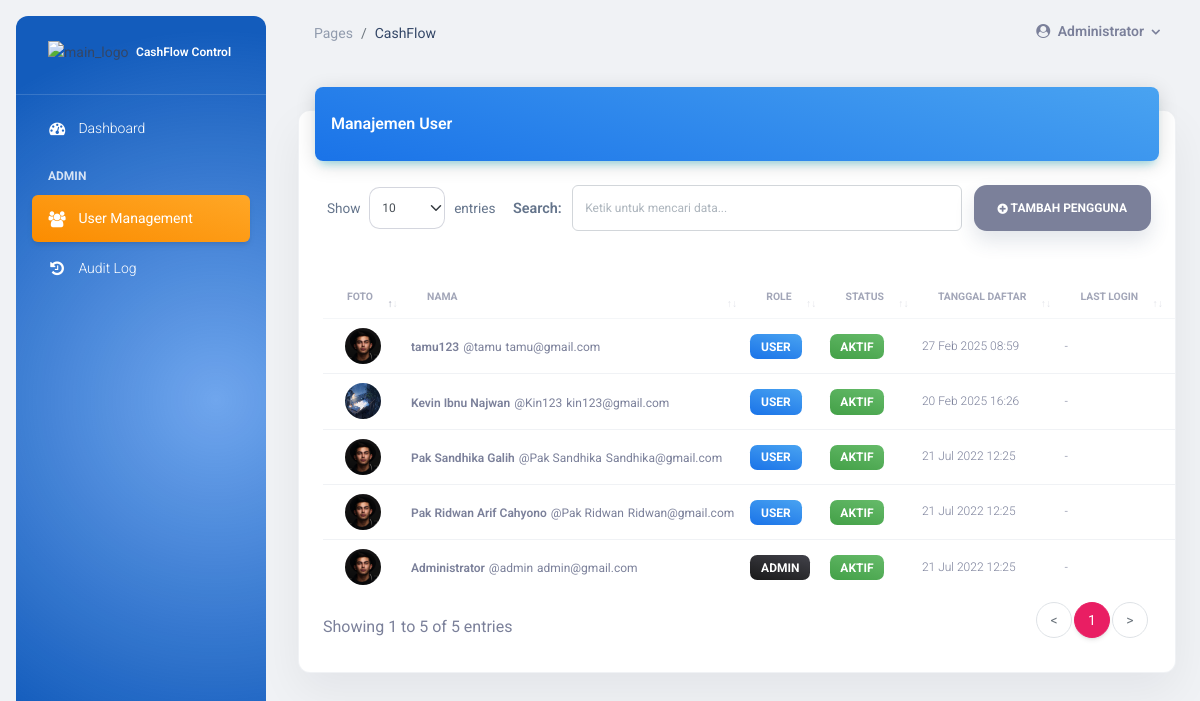
The page /pengguna (signed in) on the database its author committed.
### tables this page shows
CREATE TABLE
  `user` (
    `id_user` int (11) NOT NULL AUTO_INCREMENT,
    `username` varchar(20) NOT NULL,
    `nama` varchar(50) NOT NULL,
    `email` varchar(50) NOT NULL,
    `password` varchar(255) NOT NULL,
    `no_telp` varchar(13) NOT NULL,
    `foto` varchar(255) NOT NULL DEFAULT 'default.png',
    `role` enum ('admin', 'user') NOT NULL DEFAULT 'user',
    `create_at` timestamp NOT NULL DEFAULT current_timestamp(),
    `last_login_at` datetime DEFAULT NULL,
    `last_profile_update_at` datetime DEFAULT NULL,
    `is_active` enum ('0', '1') NOT NULL DEFAULT '1',
    PRIMARY KEY (`id_user`)
  );

### includes/avatar_helper.php (called while the page is built)
<?php
if (!function_exists('default_avatar_filename')) {
    function default_avatar_filename()
    {
        return 'team-4.jpg';
    }
}
if (!function_exists('resolve_profile_photo')) {
    function resolve_profile_photo($filename)
    {
        $filename = trim((string) $filename);
        $safeFallback = default_avatar_filename();
        if ($filename === '' || $filename === 'default.png') {
            return $safeFallback;
        }
        $candidatePath = __DIR__ . '/../assets/img/profil/' . basename($filename);
        if (!is_file($candidatePath)) {
            return $safeFallback;
        }
        return basename($filename);
    }
}
if (!function_exists('profile_photo_src')) {
    function profile_photo_src($filename)
    {
        return 'assets/img/profil/' . resolve_profile_photo($filename);
    }
}

### view_pengguna.php (the view, shortened to what this page needs)
<?php
include "includes/koneksi.php";
include_once "includes/avatar_helper.php";
function format_user_datetime($value)
{
    if (empty($value) || $value === '0000-00-00 00:00:00') {
        return '-';
    }
    $timestamp = strtotime((string) $value);
    return date('d M Y H:i', $timestamp);
}
$users = [];
$userQuery = "SELECT id_user, nama, username, email, no_telp, foto, role, is_active, create_at, last_login_at, last_profile_update_at
              FROM user
              ORDER BY role DESC, create_at DESC, id_user DESC";
$userResult = mysqli_query($con, $userQuery);
while ($row = mysqli_fetch_assoc($userResult)) {
    $users[] = $row;
}
?>
<div class="container-fluid py-4">
    <div class="row">
        <div class="col-12">
            <div class="card my-4">
                <div class="card-header p-0 position-relative mt-n4 mx-3 z-index-2">
                    <div class="bg-gradient-info shadow-info border-radius-lg pt-4 pb-3">
                        <h6 class="text-white text-capitalize ps-3">Manajemen User</h6>
                    </div>
                </div>
                <div class="card-body px-0 pb-2">
                    <div class="text-end me-3">
                        <button type="button" class="btn btn-secondary" data-bs-toggle="modal"
                            data-bs-target="#modalTambah">
                            <i class="fa fa-plus-circle" aria-hidden="true"></i> Tambah Pengguna
                        </button>
                    </div>
                    <div class="table-responsive p-4">
                        <table class="table align-items-center mb-0 cashflow-user-table" id="datatable">
                            <thead>
                                <tr>
                                    <th class="text-center text-uppercase text-secondary text-xxs font-weight-bolder opacity-7">Foto</th>
                                    <th class="text-uppercase text-secondary text-xxs font-weight-bolder opacity-7">Nama</th>
                                    <th class="text-uppercase text-secondary text-xxs font-weight-bolder opacity-7">Role</th>
                                    <th class="text-uppercase text-secondary text-xxs font-weight-bolder opacity-7">Status</th>
                                    <th class="text-uppercase text-secondary text-xxs font-weight-bolder opacity-7">Tanggal Daftar</th>
                                    <th class="text-uppercase text-secondary text-xxs font-weight-bolder opacity-7">Last Login</th>
                                    <th class="text-secondary opacity-7"></th>
                                </tr>
                            </thead>
                            <tbody>
                                <?php foreach ($users as $row) { ?>
                                    <?php
                                    $isActive = ($row['is_active'] ?? '1') === '1';
                                    ?>
                                    <tr>
                                        <td class="align-middle text-center cashflow-user-photo-cell">
                                            <img src="<?= htmlspecialchars(profile_photo_src($row['foto'] ?? ''), ENT_QUOTES, 'UTF-8') ?>" class="avatar avatar-sm cashflow-user-avatar" alt="foto-user">
                                        </td>
                                        <td class="cashflow-user-identity-cell">
                                            <div class="user-mobile-identity">
                                                <strong class="user-mobile-name text-xs font-weight-bold"><?= htmlspecialchars($row['nama']) ?></strong>
                                                <span class="user-mobile-username text-xs text-secondary">@<?= htmlspecialchars($row['username']) ?></span>
                                                <span class="user-mobile-email text-xs text-secondary"><?= htmlspecialchars($row['email']) ?></span>
                                            </div>
                                        </td>
                                        <td>
                                            <span class="badge badge-sm cashflow-user-badge <?= ($row['role'] ?? 'user') === 'admin' ? 'bg-gradient-dark' : 'bg-gradient-info' ?>">
                                                <?= htmlspecialchars(ucfirst($row['role'] ?? 'user')) ?>
                                            </span>
                                        </td>
                                        <td>
                                            <span class="badge badge-sm cashflow-user-badge <?= $isActive ? 'bg-gradient-success' : 'bg-gradient-secondary' ?>">
                                                <?= $isActive ? 'Aktif' : 'Nonaktif' ?>
                                            </span>
                                        </td>
                                        <td>
                                            <p class="text-xs text-secondary mb-0"><?= htmlspecialchars(format_user_datetime($row['create_at'])) ?></p>
                                        </td>
                                        <td>
                                            <p class="text-xs text-secondary mb-0"><?= htmlspecialchars(format_user_datetime($row['last_login_at'])) ?></p>
                                        </td>
                                        <td class="align-middle cashflow-user-action-cell">
                                        </td>
                                    </tr>
                                <?php } ?>
                            </tbody>
                        </table>
                    </div>
                </div>
            </div>
        </div>
    </div>
</div>

### main.php (shortened to what this page needs)
<!DOCTYPE html>
<html lang="en">
<head>
    <?php include "includes/header.php" ?>
    <link href="assets/css/app-responsive.css" rel="stylesheet" />
</head>
<body class="g-sidenav-show bg-gray-200">
    <?php include "includes/sidebar.php" ?>
    <main class="main-content position-relative border-radius-lg app-main-content">
        <?php include "includes/navbar.php" ?>
        <?php include "includes/content.php" ?>
    </main>
</body>
</html>

### includes/header.php (shortened to what this page needs)
<link href="assets/css/nucleo-icons.css" rel="stylesheet" />
<link href="assets/css/nucleo-svg.css" rel="stylesheet" />
<link href="lib/font-awesome/css/font-awesome.min.css" rel="stylesheet" />
<link id="pagestyle" href="assets/css/material-dashboard.css?v=3.0.0" rel="stylesheet" />
<link rel="stylesheet" href="assets/vendor/daterangepicker/daterangepicker.css">
<link rel="stylesheet" href="assets/vendor/datatables/datatables.min.css">

### includes/sidebar.php (shortened to what this page needs)
<?php
$module = $_GET['module'] ?? 'home';
$isAdmin = strtolower($_SESSION['role'] ?? '') === 'admin';
?>
<aside
    class="sidenav navbar navbar-vertical navbar-expand-xs border-0 border-radius-xl my-3 fixed-start ms-3 bg-gradient-faded-info"
    id="sidenav-main">
    <div class="sidenav-header">
        <a class="navbar-brand m-0" href="home">
            <img src="assets/img/logocv.jpg" class="navbar-brand-img h-100" alt="main_logo">
            <span class="ms-1 font-weight-bold text-white" translate="no" style="font-size: 12px;">CashFlow
                Control</span>
        </a>
    </div>
    <hr class="horizontal light mt-0 mb-2">
    <div class="collapse navbar-collapse w-auto h-auto" id="sidenav-collapse-main">
        <ul class="navbar-nav">
            <li class="nav-item">
                <a class="nav-link text-white <?php if (in_array($module, ['home', 'dashboard'], true)) {
													echo 'active bg-gradient-warning';
												} ?>" href="home">
                    <div class="text-white text-center me-2 d-flex align-items-center justify-content-center">
                        <i class="fa fa-dashboard" aria-hidden="true"></i>
                    </div>
                    <span class="nav-link-text ms-1">Dashboard</span>
                </a>
            </li>
            <?php if ($isAdmin) { ?>
            <li class="nav-item mt-3">
                <h6 class="ps-4 ms-2 text-uppercase text-xs text-white font-weight-bolder opacity-8">Admin</h6>
            </li>
            <li class="nav-item">
                <a class="nav-link text-white <?php if ($module == 'pengguna') {
														echo 'active bg-gradient-warning';
													} ?>" href="pengguna">
                    <div class="text-white text-center me-2 d-flex align-items-center justify-content-center">
                        <i class="fa fa-users" aria-hidden="true"></i>
                    </div>
                    <span class="nav-link-text ms-1">User Management</span>
                </a>
            </li>
            <li class="nav-item">
                <a class="nav-link text-white <?php if ($module == 'audit_log') {
														echo 'active bg-gradient-warning';
													} ?>" href="main.php?module=audit_log">
                    <div class="text-white text-center me-2 d-flex align-items-center justify-content-center">
                        <i class="fa fa-history" aria-hidden="true"></i>
                    </div>
                    <span class="nav-link-text ms-1">Audit Log</span>
                </a>
            </li>
            <?php } ?>
        </ul>
    </div>
</aside>

### includes/navbar.php (shortened to what this page needs)
<?php include_once __DIR__ . "/avatar_helper.php"; ?>
<nav class="navbar navbar-main navbar-expand-lg px-0 mx-4 shadow-none border-radius-xl" id="navbarBlur"
    navbar-scroll="true">
    <div class="container-fluid py-1 px-3 d-flex">
        <nav aria-label="breadcrumb">
            <ol class="breadcrumb bg-transparent mb-0 pb-0 pt-1 px-0 me-sm-6 me-5">
                <li class="breadcrumb-item text-sm"><a class="opacity-5 text-dark" href="javascript:;">Pages</a>
                </li>
                <li class="breadcrumb-item text-sm text-dark active" aria-current="page">CashFlow</li>
            </ol>
        </nav>
        <div class="collapse navbar-collapse mt-sm-0 mt-2 me-md-0 me-sm-4" id="navbar">
            <ul class="navbar-nav ms-auto justify-content-end">
                <li class="nav-item d-flex align-items-center dropdown">
                    <a href="javascript:;" class="nav-link text-body font-weight-bold px-0 dropdown-toggle"
                        id="dropdownMenuButton" data-bs-toggle="dropdown">
                        <i class="fa fa-user-circle me-sm-1"></i>
                        <span class="d-sm-inline d-none"><?= htmlspecialchars($_SESSION['nama'] ?? '', ENT_QUOTES, 'UTF-8') ?></span>
                    </a>
                </li>
            </ul>
        </div>
    </div>
</nav>

### includes/content.php (shortened to what this page needs)
<?php
$allowedModules = [
    'home' => "view_home.php",
    'dashboard' => "view_home.php",
    'wallet' => "view_wallet.php",
    'transfer_wallet' => "view_transfer_wallet.php",
    'saving_goal' => "view_saving_goal.php",
    'recurring' => "view_recurring.php",
    'kategori' => "view_kategori.php",
    'pemasukan' => "view_pemasukan.php",
    'pengeluaran' => "view_pengeluaran.php",
    'hutang' => "view_hutang.php",
    'piutang' => "view_piutang.php",
    'laporan' => "view_laporan.php",
    'pengguna' => "view_pengguna.php",
    'audit_log' => "view_audit_log.php",
    'profile' => "view_profile.php",
];
$adminOnlyModules = ['pengguna', 'audit_log'];
$userOnlyModules = ['wallet', 'transfer_wallet', 'saving_goal', 'recurring', 'kategori', 'pemasukan', 'pengeluaran', 'hutang', 'piutang', 'laporan'];
$role = strtolower((string) ($_SESSION['role'] ?? ''));
$isAdmin = $role === 'admin';
$module = $_GET['module'] ?? 'home';
if (in_array($module, $adminOnlyModules, true) && !$isAdmin) {
    echo "<script>
        document.addEventListener('DOMContentLoaded', function () {
            if (typeof Swal !== 'undefined') {
                Swal.fire({
                    icon: 'warning',
                    title: 'Akses ditolak',
                    text: 'Modul pengguna hanya bisa diakses oleh admin.'
                }).then(function () {
                    window.location.href = 'main.php?module=home';
                });
            } else {
                window.location.href = 'main.php?module=home';
            }
        });
    </script>";
} elseif (array_key_exists($module, $allowedModules)) {
    include $allowedModules[$module];
} else {
    include "view_home.php";
}
?>

### assets/css/app-responsive.css (style rules this page uses)
html { overflow-x: hidden; }
body.g-sidenav-show { min-height: 100vh; overflow-x: hidden; }
.app-main-content { overflow-x: clip; }
.app-main-content .table-responsive { overflow-x: auto; -webkit-overflow-scrolling: touch; }
.app-main-content .table-responsive .table { margin-bottom: 0; }
.app-main-content .btn, .app-main-content .form-control, .app-main-content select.form-control { touch-action: manipulation; }
.app-main-content .icon.icon-shape > i, .app-main-content .icon.icon-shape > .material-icons, .app-main-content .btn > i, .app-main-content .btn > .material-icons { display: inline-flex !important; position: static !important; top: auto !important; right: auto !important; bottom: auto !important; left: auto !important; align-items: center !important; justify-content: center !important; width: auto !important; height: auto !important; margin: 0 !important; line-height: 1 !important; vertical-align: middle !important; transform: none !important; }
.sidenav .nav-link .fa { width: 1.15rem; font-size: 1rem; line-height: 1; }
.app-main-content .card { border: 1px solid rgba(148, 163, 184, 0.14); box-shadow: 0 18px 45px rgba(15, 23, 42, 0.06); }
.cashflow-table-action { flex: 0 0 auto; margin: 0 !important; text-align: right !important; }
.cashflow-table-action .btn { margin-bottom: 0; min-height: 46px; border-radius: 0.8rem; box-shadow: 0 10px 20px rgba(52, 71, 103, 0.14); }
.app-main-content .table-responsive { scrollbar-width: thin; scrollbar-color: rgba(100, 116, 139, 0.42) transparent; }

### main.php (style rules this page uses)
body.g-sidenav-show { overflow-x: hidden; }
.app-main-content { min-height: 100vh; max-height: none !important; height: auto !important; overflow: visible !important; }
@media (min-width: 1200px) { body.g-sidenav-show { overflow-y: auto; } }
@media (min-width: 1200px) { body.g-sidenav-show .app-main-content { min-height: 100vh; } }

### rows shown on the page
user: nama "tamu123", username "tamu", email "tamu@gmail.com", role "USER", is_active "AKTIF", create_at "27 Feb 2025 08:59", last_login_at "-"
user: foto (picture), nama "Kevin Ibnu Najwan", username "Kin123", email "kin123@gmail.com", role "USER", is_active "AKTIF", create_at "20 Feb 2025 16:26", last_login_at "-"
user: nama "Pak Sandhika Galih", username "Pak Sandhika", email "Sandhika@gmail.com", role "USER", is_active "AKTIF", create_at "21 Jul 2022 12:25", last_login_at "-"
user: nama "Pak Ridwan Arif Cahyono", username "Pak Ridwan", email "Ridwan@gmail.com", role "USER", is_active "AKTIF", create_at "21 Jul 2022 12:25", last_login_at "-"
user: nama "Administrator", username "admin", email "admin@gmail.com", role "ADMIN", is_active "AKTIF", create_at "21 Jul 2022 12:25", last_login_at "-"

### other values the page prints
$_SESSION['nama'] "Administrator"
